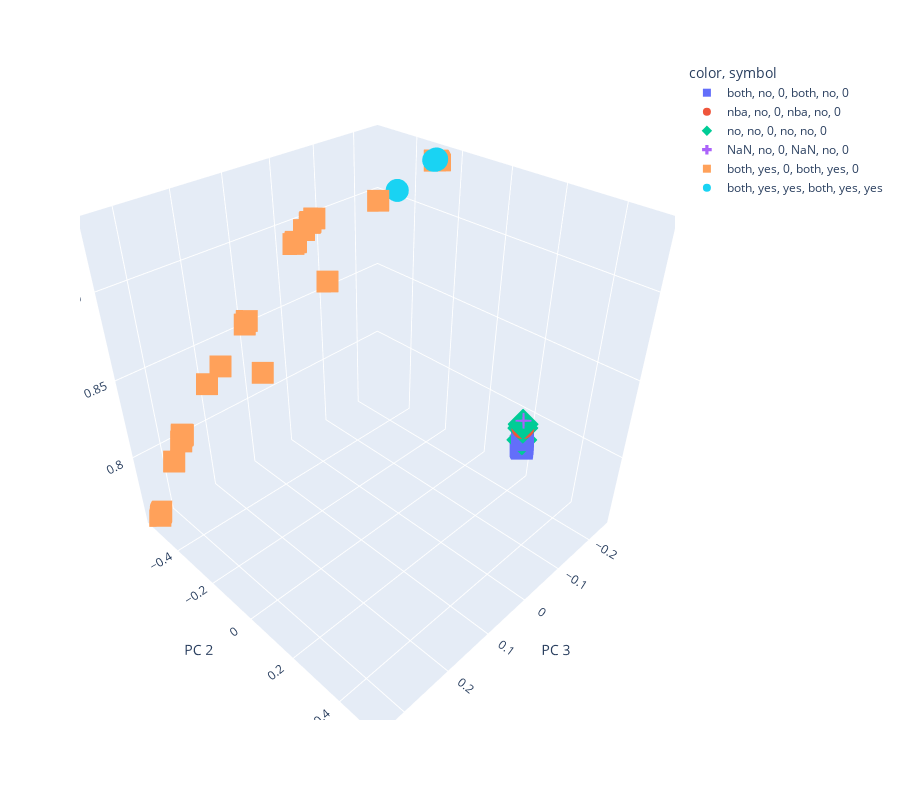

This figure's notebook cell:
### Markdown cell above
<h1> Analysis

### Code cell
# pio.renderers.default = "svg"
var=multivar(ys.T,x,names,names)
# figs=var.pca_fig('PC 1','PC 2',ys.index)
# figs=var.pca_figs('PC 2', 'PC 3')
# var.pca_fig(figs)
# var.pca_fig
var.pca_3d(color=names)

### Figure 1 — Plotly figure (JSON) as saved in the notebook; plotly's stock layout.template omitted (floating-point values rounded to 4 significant figures)
{"data": [{"hovertemplate": "<b>%{hovertext}</b><br><br>color=both, no, 0<br>symbol=both, no, 0<br>PC 3=%{x}<br>PC 2=%{y}<br>PC 1=%{z}<extra></extra>", "hovertext": ["both, no, 0", "both, no, 0", "both, no, 0", "both, no, 0", "both, no, 0", "both, no, 0", "both, no, 0", "both, no, 0", "both, no, 0", "both, no, 0", "both, no, 0", "both, no, 0", "both, no, 0", "both, no, 0", "both, no, 0", "both, no, 0", "both, no, 0", "both, no, 0", "both, no, 0", "both, no, 0", "both, no, 0", "both, no, 0", "both, no, 0", "both, no, 0", "both, no, 0", "both, no, 0", "both, no, 0"], "legendgroup": "both, no, 0, both, no, 0", "marker": {"color": "#636efa", "symbol": "square"}, "mode": "markers", "name": "both, no, 0, both, no, 0", "scene": "scene", "showlegend": true, "type": "scatter3d", "x": [0.04427, 0.04366, 0.04172, 0.04127, 0.04256, 0.04331, 0.0426, 0.04281, 0.04217, 0.04076, 0.03972, 0.04008, 0.03883, 0.0399, 0.03992, 0.04068, 0.04164, 0.04097, 0.04572, 0.04401, 0.04459, 0.03929, 0.04606, 0.04568, 0.04015, 0.04012, 0.03963], "y": [0.5151, 0.5143, 0.5124, 0.5116, 0.5126, 0.5139, 0.512, 0.5119, 0.512, 0.5078, 0.5073, 0.5082, 0.5075, 0.5096, 0.5092, 0.5086, 0.5093, 0.5084, 0.5138, 0.5122, 0.5129, 0.5031, 0.5126, 0.5137, 0.5074, 0.5078, 0.5078], "z": [0.8567, 0.8572, 0.8585, 0.859, 0.8584, 0.8576, 0.8587, 0.8588, 0.8587, 0.8613, 0.8617, 0.8611, 0.8616, 0.8603, 0.8605, 0.8609, 0.8604, 0.861, 0.8574, 0.8585, 0.858, 0.8642, 0.8581, 0.8575, 0.8616, 0.8614, 0.8614]}, {"hovertemplate": "<b>%{hovertext}</b><br><br>color=nba, no, 0<br>symbol=nba, no, 0<br>PC 3=%{x}<br>PC 2=%{y}<br>PC 1=%{z}<extra></extra>", "hovertext": ["nba, no, 0"], "legendgroup": "nba, no, 0, nba, no, 0", "marker": {"color": "#EF553B", "symbol": "circle"}, "mode": "markers", "name": "nba, no, 0, nba, no, 0", "scene": "scene", "showlegend": true, "type": "scatter3d", "x": [0.03631], "y": [0.5007], "z": [0.8657]}, {"hovertemplate": "<b>%{hovertext}</b><br><br>color=no, no, 0<br>symbol=no, no, 0<br>PC 3=%{x}<br>PC 2=%{y}<br>PC 1=%{z}<extra></extra>", "hovertext": ["no, no, 0", "no, no, 0", "no, no, 0", "no, no, 0"], "legendgroup": "no, no, 0, no, no, 0", "marker": {"color": "#00cc96", "symbol": "diamond"}, "mode": "markers", "name": "no, no, 0, no, no, 0", "scene": "scene", "showlegend": true, "type": "scatter3d", "x": [0.03604, 0.03631, 0.03409, 0.04094], "y": [0.5011, 0.5012, 0.4979, 0.5081], "z": [0.8655, 0.8654, 0.8669, 0.8604]}, {"hovertemplate": "<b>%{hovertext}</b><br><br>color=NaN, no, 0<br>symbol=NaN, no, 0<br>PC 3=%{x}<br>PC 2=%{y}<br>PC 1=%{z}<extra></extra>", "hovertext": ["NaN, no, 0"], "legendgroup": "NaN, no, 0, NaN, no, 0", "marker": {"color": "#ab63fa", "symbol": "cross"}, "mode": "markers", "name": "NaN, no, 0, NaN, no, 0", "scene": "scene", "showlegend": true, "type": "scatter3d", "x": [0.03228], "y": [0.4956], "z": [0.8682]}, {"hovertemplate": "<b>%{hovertext}</b><br><br>color=both, yes, 0<br>symbol=both, yes, 0<br>PC 3=%{x}<br>PC 2=%{y}<br>PC 1=%{z}<extra></extra>", "hovertext": ["both, yes, 0", "both, yes, 0", "both, yes, 0", "both, yes, 0", "both, yes, 0", "both, yes, 0", "both, yes, 0", "both, yes, 0", "both, yes, 0", "both, yes, 0", "both, yes, 0", "both, yes, 0", "both, yes, 0", "both, yes, 0", "both, yes, 0", "both, yes, 0", "both, yes, 0", "both, yes, 0", "both, yes, 0", "both, yes, 0", "both, yes, 0", "both, yes, 0", "both, yes, 0", "both, yes, 0", "both, yes, 0", "both, yes, 0", "both, yes, 0"], "legendgroup": "both, yes, 0, both, yes, 0", "marker": {"color": "#FFA15A", "symbol": "square"}, "mode": "markers", "name": "both, yes, 0, both, yes, 0", "scene": "scene", "showlegend": true, "type": "scatter3d", "x": [0.1792, 0.2944, 0.009419, 0.2738, 0.2741, 0.2741, 0.02798, 0.2116, 0.2777, -0.009847, 0.02381, 0.02277, 0.2711, 0.1205, 0.2718, -0.001108, -0.002284, 0.1248, 0.3358, 0.335, 0.3382, -0.2386, -0.2448, -0.2383, 0.07976, -0.06306, -0.1509], "y": [-0.5077, -0.5354, -0.4169, -0.5212, -0.523, -0.5196, -0.4311, -0.508, -0.5203, -0.4058, -0.4302, -0.4297, -0.5239, -0.4868, -0.5241, -0.41, -0.4087, -0.4886, -0.5531, -0.5524, -0.554, -0.2792, -0.267, -0.2792, -0.5331, -0.4675, -0.3806], "z": [0.84, 0.7913, 0.9071, 0.8079, 0.8069, 0.8083, 0.9004, 0.8332, 0.804, 0.9123, 0.901, 0.9012, 0.8073, 0.8623, 0.8069, 0.9104, 0.9109, 0.8605, 0.7594, 0.76, 0.7571, 0.9307, 0.9308, 0.9307, 0.8197, 0.8666, 0.9109]}, {"hovertemplate": "<b>%{hovertext}</b><br><br>color=both, yes, yes<br>symbol=both, yes, yes<br>PC 3=%{x}<br>PC 2=%{y}<br>PC 1=%{z}<extra></extra>", "hovertext": ["both, yes, yes", "both, yes, yes", "both, yes, yes", "both, yes, yes", "both, yes, yes", "both, yes, yes", "both, yes, yes", "both, yes, yes", "both, yes, yes", "both, yes, yes", "both, yes, yes", "both, yes, yes", "both, yes, yes", "both, yes, yes", "both, yes, yes"], "legendgroup": "both, yes, yes, both, yes, yes", "marker": {"color": "#19d3f3", "symbol": "circle"}, "mode": "markers", "name": "both, yes, yes, both, yes, yes", "scene": "scene", "showlegend": true, "type": "scatter3d", "x": [-0.2363, -0.2394, -0.2408, -0.2386, -0.2392, -0.2392, -0.2395, -0.2401, -0.2405, -0.1847, -0.2375, -0.2381, -0.2395, -0.2399, -0.2402], "y": [-0.2803, -0.2775, -0.2761, -0.2768, -0.2762, -0.2762, -0.2753, -0.2749, -0.2747, -0.3528, -0.279, -0.2789, -0.2782, -0.2771, -0.2767], "z": [0.931, 0.931, 0.9311, 0.9314, 0.9315, 0.9314, 0.9316, 0.9316, 0.9315, 0.9152, 0.9311, 0.9309, 0.9308, 0.931, 0.931]}], "layout": {"height": 800, "legend": {"title": {"text": "color, symbol"}, "tracegroupgap": 0}, "margin": {"t": 60}, "scene": {"domain": {"x": [0, 1], "y": [0, 1]}, "xaxis": {"title": {"text": "PC 3"}}, "yaxis": {"title": {"text": "PC 2"}}, "zaxis": {"title": {"text": "PC 1"}}}}}
